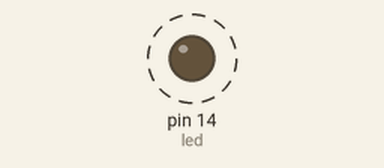
This sketch was run on a simulated Arduino Uno, built with avr-gcc and run on an emulated ATmega328P. On the bench: output pins drawn as LEDs (lit = HIGH). Dashed ring = blinking.

Above: at 0.2 s.
Timing chart, 0 to 3.0 s (numbered marks = the images above):
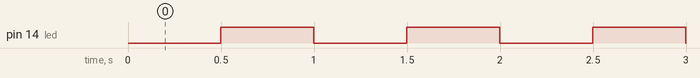

Measured:
- by itself, pin 14 (led): alternates HIGH for 0.50 s and LOW for 0.50 s

The sketch:

sketch_mar3b.ino
```cpp
#define __AVR_ATmega328P__
#include <avr/io.h>
#include <avr/interrupt.h>
#define F_CPU 16000000
#include <util/delay.h>
#define SET_BIT(REG_NAME, BIT_NUMBER) REG_NAME |= (1 << BIT_NUMBER)
#define CLEAR_BIT(REG_NAME, BIT_NUMBER) REG_NAME &= (~(1 << BIT_NUMBER))
#define TOGGLE_BIT(REG_NAME, BIT_NUMBER) REG_NAME ^= (1 << BIT_NUMBER)
#define READ_BIT(REG_NAME, BIT_NUM) (REG_NAME >> BIT_NUM) & 1
#define CLEAR_PORT(PORT_NAME) PORT_NAME &= 0x00
#define SET_PORT(PORT_NAME) PORT_NAME |= 0xff
#define READ_PORT(PORT_NAME) PORT_NAME & 0xff


volatile uint8_t tot_overflow;

void timer2_init(){
  // initialize counter
  TCNT2 = 0;
TIMSK2 |= (1 << TOIE2);
// Non PWM mode FOC2A=1
TCCR2A |= (1 << FOC2A);
// Normal Mode WGM21=0 & WGM20=0
TCCR2A &= ~(1 << WGM21);
TCCR2A &= ~(1 << WGM20);
// Clock = F_CPU/1024 CS20=1 CS21=0 CS22=1
TCCR2B |= (1 << CS22) | (1 << CS20);
TCCR2B |= (1 << CS21);
}

ISR(TIMER2_OVF_vect) {
  tot_overflow++;
}

int main() {
  //3. Configure pin 0 of PORTC to be output pin.
  SET_BIT(DDRC, PC0);
  //4. Make LED is off at the beginning.
  CLEAR_BIT(PORTC, PC0);
  // SET_BIT(SREG, 7);
  timer2_init();
  sei();
  while (1) {
    if (tot_overflow >= 30)  // NOTE: '>=' is used
    {
      if (TCNT2 >= 131) {
        PORTC ^= (1 << 0);  // toggles the led
        TCNT2 = 0;          // reset counter
        tot_overflow = 0;   // reset overflow counter
      }
    }
  }
}
```
